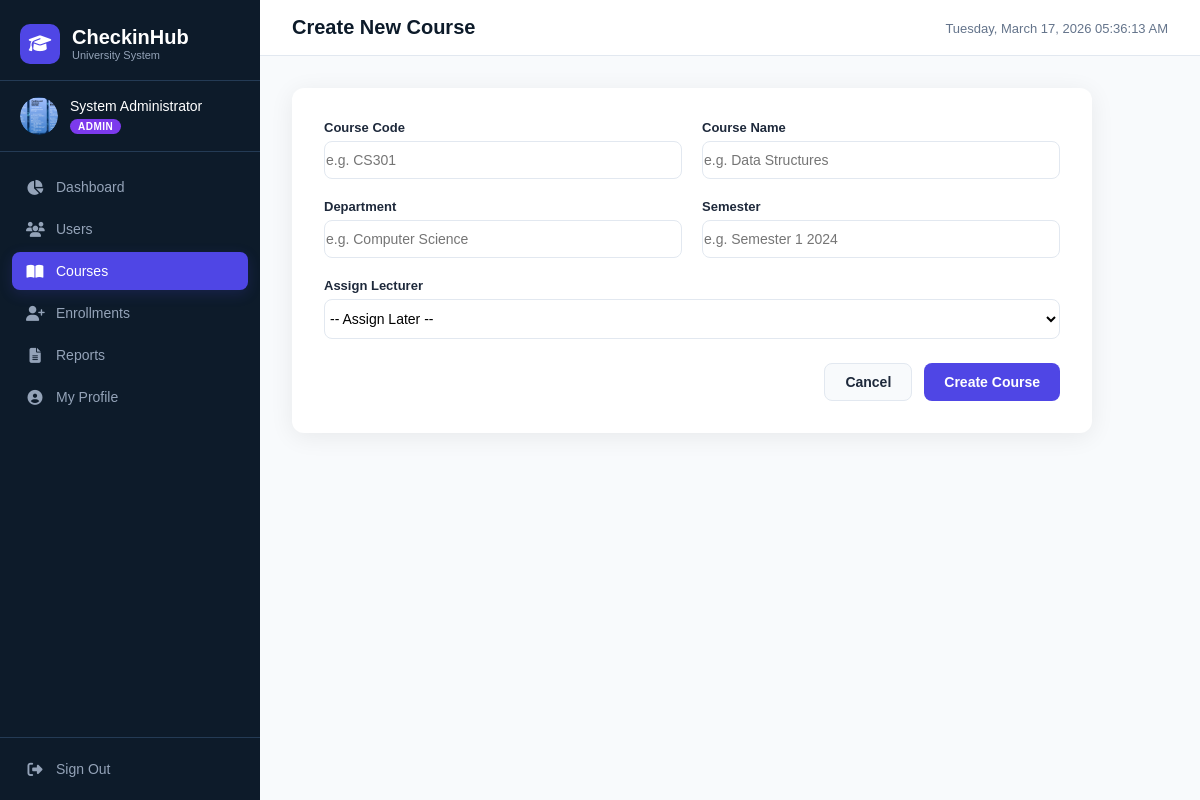
/admin/courses/create (signed in), run on the app's committed database.
### app/models/user_model.py (models this page shows, shortened)
class User(UserMixin, db.Model):
    __tablename__ = 'users'
    id = db.Column(db.Integer, primary_key=True)
    full_name = db.Column(db.String(150), nullable=False)
    email = db.Column(db.String(150), unique=True, nullable=False)
    student_id = db.Column(db.String(50), unique=True, nullable=True)
    password_hash = db.Column(db.String(256), nullable=False)
    role = db.Column(db.String(20), nullable=False, default='student')  # admin, lecturer, student
    is_active = db.Column(db.Boolean, default=True)
    profile_picture = db.Column(db.String(300), nullable=True)
    bio = db.Column(db.String(300), nullable=True)
    phone = db.Column(db.String(30), nullable=True)
    created_at = db.Column(db.DateTime, default=datetime.utcnow)
    enrollments = db.relationship(
        'Enrollment',
        backref='student',
        lazy='dynamic',
        cascade='all, delete-orphan',
        foreign_keys='Enrollment.student_id'
    )
    attendance_records = db.relationship(
        'AttendanceRecord',
        backref='student',
        lazy='dynamic',
        cascade='all, delete-orphan'
    )
    courses_teaching = db.relationship(
        'Course',
        backref='lecturer',
        lazy='dynamic',
        foreign_keys='Course.lecturer_id'
    )

### app/routes/admin_routes.py (the view, shortened to what this page needs)
@admin_bp.route('/courses/create', methods=['GET', 'POST'])
@login_required
@role_required('admin')
def create_course():
    lecturers = User.query.filter_by(role='lecturer').all()
    return render_template('admin/create_course.html', lecturers=lecturers)

### app/models/user_model.py (called while the page is built)
@login_manager.user_loader
def load_user(user_id):
    return User.query.get(int(user_id))

### app/utils/helpers.py (called while the page is built)
def role_required(*roles):
    def decorator(f):
        @wraps(f)
        def decorated_function(*args, **kwargs):
            if not current_user.is_authenticated:
                return redirect(url_for('auth.login'))
            if current_user.role not in roles:
                flash('Access denied. Insufficient permissions.', 'danger')
                return redirect(url_for('auth.login'))
            return f(*args, **kwargs)
        return decorated_function
    return decorator

### app/templates/admin/create_course.html (shortened to what this page needs)
{% extends 'base.html' %}
{% block page_title %}Create New Course{% endblock %}
{% block content %}
<div class="form-card">
  <form method="POST" action="{{ url_for('admin.create_course') }}">
    <div class="form-grid">
      <div class="form-group"><label>Course Code</label><input type="text" name="course_code" class="form-control"
          placeholder="e.g. CS301" required /></div>
      <div class="form-group"><label>Course Name</label><input type="text" name="course_name" class="form-control"
          placeholder="e.g. Data Structures" required /></div>
      <div class="form-group"><label>Department</label><input type="text" name="department" class="form-control"
          placeholder="e.g. Computer Science" required /></div>
      <div class="form-group"><label>Semester</label><input type="text" name="semester" class="form-control"
          placeholder="e.g. Semester 1 2024" required /></div>
      <div class="form-group full-width"><label>Assign Lecturer</label>
        <select name="lecturer_id" class="form-control">
          <option value="">-- Assign Later --</option>
        </select>
      </div>
    </div>
    <div class="form-actions">
      <a href="{{ url_for('admin.courses') }}" class="btn-secondary">Cancel</a>
      <button type="submit" class="btn-primary">Create Course</button>
    </div>
  </form>
</div>
{% endblock %}

### app/templates/base.html (shortened to what this page needs)
<!DOCTYPE html>
<html lang="en">
<head>
  <link rel="stylesheet" href="https://cdnjs.cloudflare.com/ajax/libs/font-awesome/6.5.0/css/all.min.css" />
  <link rel="stylesheet" href="{{ url_for('static', filename='css/main.css') }}" />
</head>
<body>
  {% if current_user.is_authenticated %}
  <div class="layout">
    <aside class="sidebar" id="sidebar">
      <div class="sidebar-header">
        <div class="logo">
          <div class="logo-icon"><i class="fas fa-graduation-cap"></i></div>
          <div>
            <div class="logo-title">CheckinHub</div>
            <div class="logo-sub">University System</div>
          </div>
        </div>
      </div>
      <div class="user-card">
        {% if current_user.profile_picture %}
      <div class="user-avatar avatar-photo">
        <img src="{{ url_for('static', filename='avatars/' + current_user.profile_picture) }}" alt="avatar" />
      </div>
      {% else %}
      <div class="user-avatar">{{ current_user.full_name[0].upper() }}</div>
      {% endif %}
        <div class="user-info">
          <div class="user-name">{{ current_user.full_name }}</div>
          <div class="user-badge {{ current_user.role }}">{{ current_user.role.capitalize() }}</div>
        </div>
      </div>
      <nav class="sidebar-nav">
        {% if current_user.role == 'admin' %}
        <a href="{{ url_for('admin.dashboard') }}" class="nav-item {% if request.endpoint == 'admin.dashboard' %}active{% endif %}"><i class="fas fa-chart-pie"></i><span>Dashboard</span></a>
        <a href="{{ url_for('admin.users') }}" class="nav-item {% if 'user' in request.endpoint %}active{% endif %}"><i class="fas fa-users"></i><span>Users</span></a>
        <a href="{{ url_for('admin.courses') }}" class="nav-item {% if 'course' in request.endpoint %}active{% endif %}"><i class="fas fa-book-open"></i><span>Courses</span></a>
        <a href="{{ url_for('admin.enrollments') }}" class="nav-item {% if 'enrollment' in request.endpoint %}active{% endif %}"><i class="fas fa-user-plus"></i><span>Enrollments</span></a>
        <a href="{{ url_for('admin.reports') }}" class="nav-item {% if 'report' in request.endpoint %}active{% endif %}"><i class="fas fa-file-alt"></i><span>Reports</span></a>
        <a href="{{ url_for('admin.profile') }}" class="nav-item {% if 'profile' in request.endpoint %}active{% endif %}"><i class="fas fa-circle-user"></i><span>My Profile</span></a>
        {% endif %}
      </nav>
      <div class="sidebar-footer">
        <a href="{{ url_for('auth.logout') }}" class="nav-item logout"><i class="fas fa-right-from-bracket"></i><span>Sign Out</span></a>
      </div>
    </aside>
    <main class="main-content">
      <div class="topbar">
        <div class="page-title">{% block page_title %}Dashboard{% endblock %}</div>
        <div class="topbar-right"><span class="topbar-date" id="liveDate"></span></div>
      </div>
      <div class="content-area">{% block content %}{% endblock %}</div>
    </main>
  </div>
  {% endif %}
</body>
</html>

### data on the page
User: profile_picture (picture), full_name "System Administrator", role "ADMIN"
